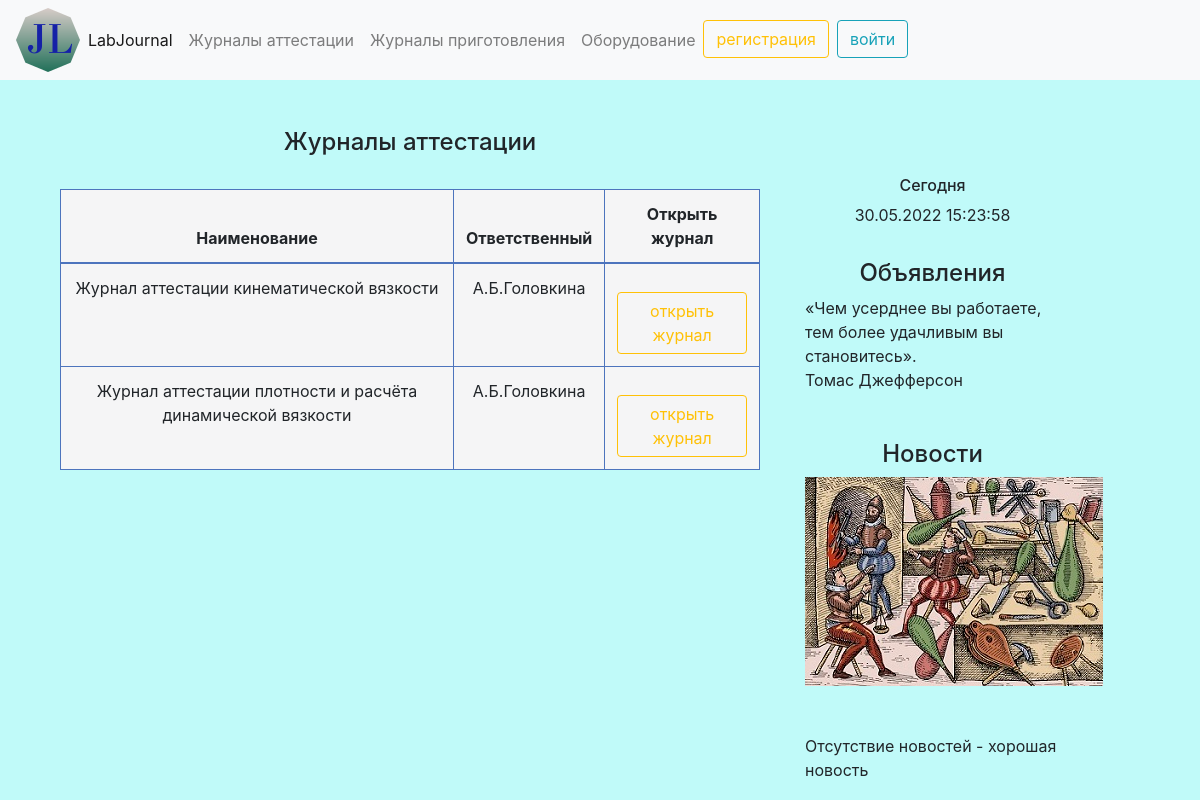
The app's page /attestationJ/, older data.
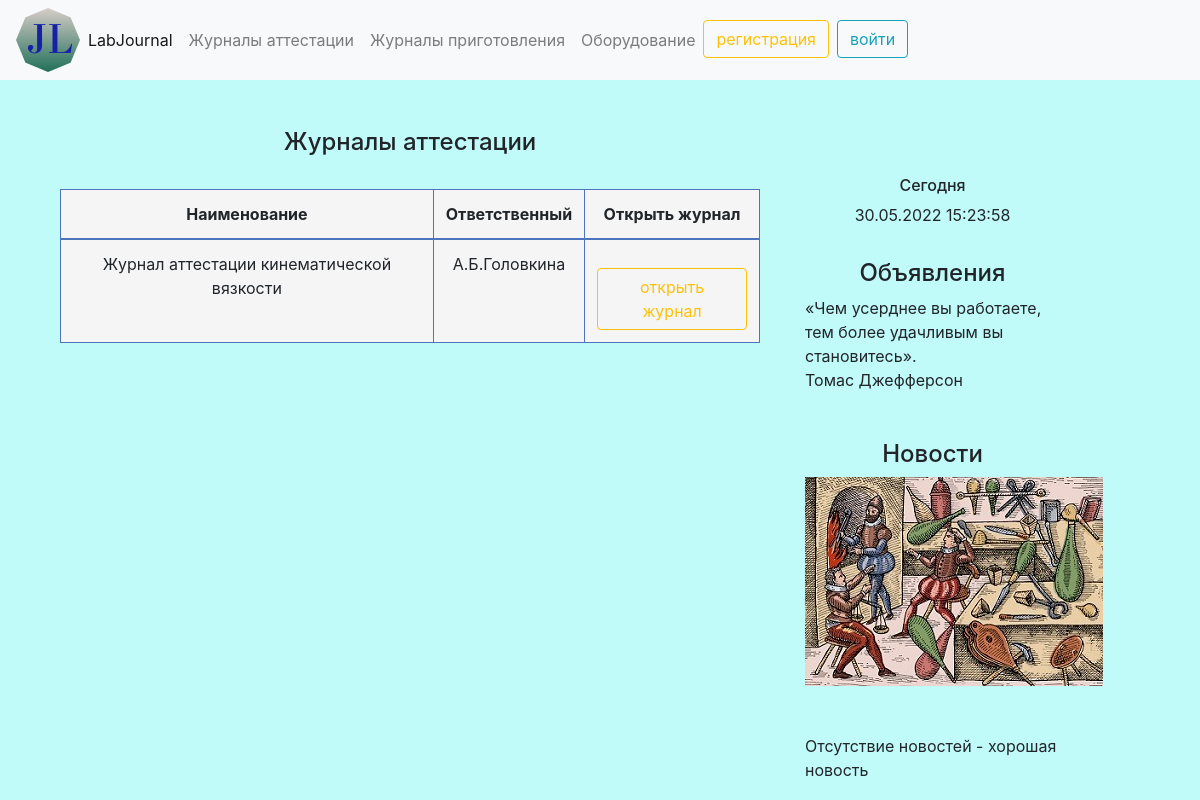
The same page, newer data.
### main/models.py (models this page shows, shortened)
class AttestationJ(models.Model):
    date = models.DateField('Дата cсоздания журнала', default=timezone.now)
    name = models.CharField('Наименование журнала', max_length=100, default='')
    ndocument = models.CharField('Методы испытаний', max_length=100, default='')
    performer = models.ForeignKey(User, on_delete=models.CASCADE, verbose_name='ответственный за ведение журнала')
    for_url = models.CharField('Адрес журнала', max_length=100, default='')  # todo URLField
    class Meta:
        verbose_name = 'Журнал аттестации'
        verbose_name_plural = 'Журналы аттестации'

### main/views.py (the view)
# urls.py: path('attestationJ/', views.AttestationJView.as_view(), name='att'),
class AttestationJView(View):
   def get(self, request):
       AttestationJObjects = AttestationJ.objects.all()
       return render(request, 'main/attestationJ.html', {'AttestationJObjects': AttestationJObjects})

### main/templates/main/attestationJ.html (shortened to what this page needs)
{% extends 'main/base.html' %}
{% load static %}
{% block content %}
    <div style="text-align: center;"><h4>Журналы аттестации</h4></div>
<br>
<table class="table table-bordered">
<thead>
    <tr>
      <th> <div style="text-align: center;"> Наименование </div></th>
      <th> <div style="text-align: center;"> Ответственный  </div></th>
      <th> <div style="text-align: center;"> Открыть журнал  </div></th>
    </tr>
  </thead>
  <tbody>
{% for obj in AttestationJObjects %}
    <tr>
      <td align="center">{{ obj.name }}</td>
      <td align="center"> {{ obj.performer }}</td>
      <td align="center"><a href="{{obj.for_url}}"  class="btn btn-outline-warning mt-3">открыть журнал</a></td>
    </tr>
{% endfor %}
  </tbody>
</table>
{% endblock %}

Row changes from the older to the newer data that the page shows:
removed AttestationJ: name "Журнал аттестации плотности и расчёта динамической вязкости", performer "А.Б.Головкина"
